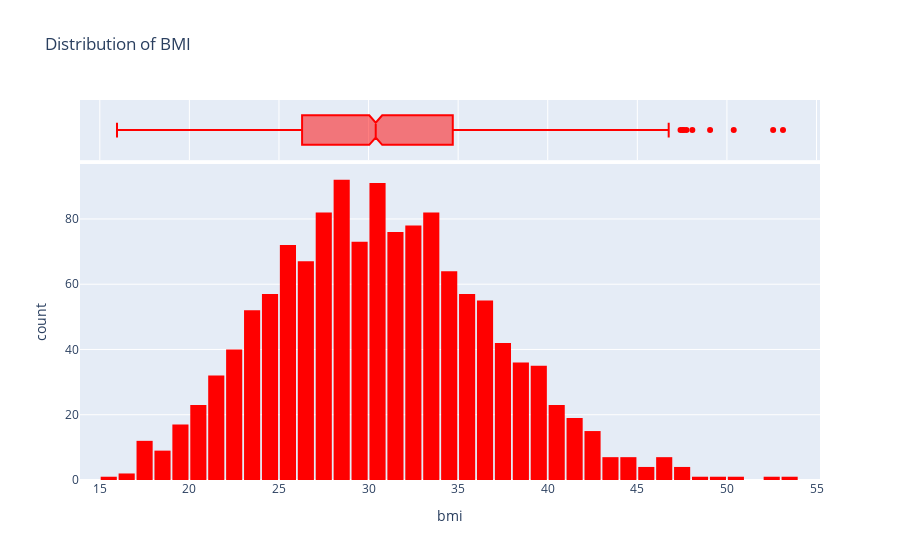

Notebook cell for this chart:
### Code cell
fig = px.histogram(
    medical_df,
    x='bmi',
    marginal='box',
    color_discrete_sequence=['red'],
    title='Distribution of BMI'
)
fig.update_layout(bargap=0.1)
fig.show()

### Figure 1 — Plotly figure (JSON) as saved in the notebook; plotly's stock layout.template omitted (floating-point values rounded to 4 significant figures; data arrays with more than 128 entries replaced by an {"elided": "..."} marker saying what was removed)
{"data": [{"alignmentgroup": "True", "bingroup": "x", "hovertemplate": "bmi=%{x}<br>count=%{y}<extra></extra>", "legendgroup": "", "marker": {"color": "red", "pattern": {"shape": ""}}, "name": "", "offsetgroup": "", "orientation": "v", "showlegend": false, "type": "histogram", "x": {"elided": "1338 float values"}, "xaxis": "x", "yaxis": "y"}, {"alignmentgroup": "True", "hovertemplate": "bmi=%{x}<extra></extra>", "legendgroup": "", "marker": {"color": "red"}, "name": "", "notched": true, "offsetgroup": "", "showlegend": false, "type": "box", "x": {"elided": "1338 float values"}, "xaxis": "x2", "yaxis": "y2"}], "layout": {"bargap": 0.1, "barmode": "relative", "legend": {"tracegroupgap": 0}, "title": {"text": "Distribution of BMI"}, "xaxis": {"anchor": "y", "domain": [0, 1], "title": {"text": "bmi"}}, "xaxis2": {"anchor": "y2", "domain": [0, 1], "matches": "x", "showgrid": true, "showticklabels": false}, "yaxis": {"anchor": "x", "domain": [0, 0.8316], "title": {"text": "count"}}, "yaxis2": {"anchor": "x2", "domain": [0.8416, 1], "matches": "y2", "showgrid": false, "showline": false, "showticklabels": false, "ticks": ""}}}
